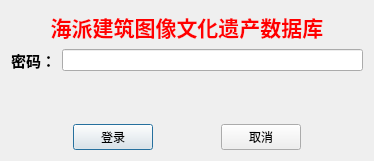
<?xml version="1.0" encoding="UTF-8"?>
<ui version="4.0">
 <class>login</class>
 <widget class="QDialog" name="login">
  <property name="geometry">
   <rect>
    <x>0</x>
    <y>0</y>
    <width>374</width>
    <height>161</height>
   </rect>
  </property>
  <property name="windowTitle">
   <string>Dialog</string>
  </property>
  <layout class="QVBoxLayout" name="verticalLayout">
   <item>
    <widget class="QLabel" name="label_2">
     <property name="text">
      <string>&lt;html&gt;&lt;head/&gt;&lt;body&gt;&lt;p align=&quot;center&quot;&gt;&lt;span style=&quot; font-size:16pt; font-weight:600; color:#ff0000;&quot;&gt;海派建筑图像文化遗产数据库&lt;/span&gt;&lt;/p&gt;&lt;/body&gt;&lt;/html&gt;</string>
     </property>
    </widget>
   </item>
   <item>
    <layout class="QHBoxLayout" name="horizontalLayout">
     <item>
      <widget class="QLabel" name="label">
       <property name="text">
        <string>&lt;html&gt;&lt;head/&gt;&lt;body&gt;&lt;p&gt;&lt;span style=&quot; font-size:11pt; font-weight:600;&quot;&gt;密码：&lt;/span&gt;&lt;/p&gt;&lt;/body&gt;&lt;/html&gt;</string>
       </property>
      </widget>
     </item>
     <item>
      <widget class="QLineEdit" name="passwordEdit"/>
     </item>
    </layout>
   </item>
   <item>
    <spacer name="verticalSpacer">
     <property name="orientation">
      <enum>Qt::Vertical</enum>
     </property>
     <property name="sizeHint" stdset="0">
      <size>
       <width>0</width>
       <height>0</height>
      </size>
     </property>
    </spacer>
   </item>
   <item>
    <layout class="QHBoxLayout" name="horizontalLayout_2">
     <item>
      <spacer name="horizontalSpacer_2">
       <property name="orientation">
        <enum>Qt::Horizontal</enum>
       </property>
       <property name="sizeHint" stdset="0">
        <size>
         <width>40</width>
         <height>20</height>
        </size>
       </property>
      </spacer>
     </item>
     <item>
      <widget class="QPushButton" name="loginButton">
       <property name="text">
        <string>登录</string>
       </property>
      </widget>
     </item>
     <item>
      <spacer name="horizontalSpacer">
       <property name="orientation">
        <enum>Qt::Horizontal</enum>
       </property>
       <property name="sizeHint" stdset="0">
        <size>
         <width>40</width>
         <height>20</height>
        </size>
       </property>
      </spacer>
     </item>
     <item>
      <widget class="QPushButton" name="quitButton">
       <property name="text">
        <string>取消</string>
       </property>
      </widget>
     </item>
     <item>
      <spacer name="horizontalSpacer_3">
       <property name="orientation">
        <enum>Qt::Horizontal</enum>
       </property>
       <property name="sizeHint" stdset="0">
        <size>
         <width>40</width>
         <height>20</height>
        </size>
       </property>
      </spacer>
     </item>
    </layout>
   </item>
  </layout>
 </widget>
 <resources/>
 <connections/>
</ui>
